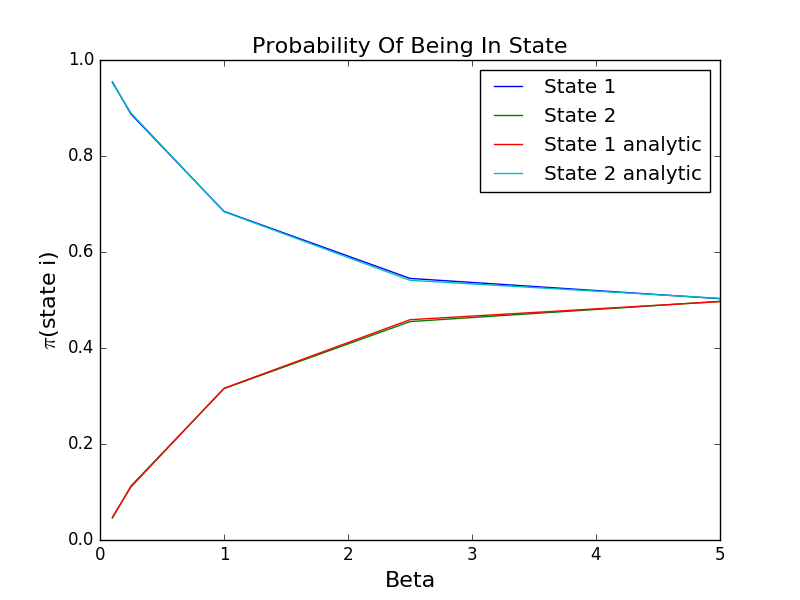

Reproduce this figure in Python.
import math, pylab

import math, random, pylab
import numpy

import math, random, pylab

def z(beta):
    return 1.0 / (1.0 - math.exp(- beta))

def pi_two_bosons(x, beta):
    pi_x_1 = math.sqrt(math.tanh(beta / 2.0)) / math.sqrt(math.pi) *\
             math.exp(-x ** 2 * math.tanh(beta / 2.0))
    pi_x_2 = math.sqrt(math.tanh(beta)) / math.sqrt(math.pi) *\
             math.exp(-x ** 2 * math.tanh(beta))
    weight_1 = z(beta) ** 2 / (z(beta) ** 2 + z(2.0 * beta))
    weight_2 = z(2.0 * beta) / (z(beta) ** 2 + z(2.0 * beta))
    pi_x = pi_x_1 * weight_1 + pi_x_2 * weight_2
    return pi_x

def levy_harmonic_path(k, beta):
    x = [random.gauss(0.0, 1.0 / math.sqrt(2.0 * math.tanh(k * beta / 2.0)))]
    if k == 2:
        Ups1 = 2.0 / math.tanh(beta)
        Ups2 = 2.0 * x[0] / math.sinh(beta)
        x.append(random.gauss(Ups2 / Ups1, 1.0 / math.sqrt(Ups1)))
    return x[:]

def rho_harm_1d(x, xp, beta):
    Upsilon_1 = (x + xp) ** 2 / 4.0 * math.tanh(beta / 2.0)
    Upsilon_2 = (x - xp) ** 2 / 4.0 / math.tanh(beta / 2.0)
    return math.exp(- Upsilon_1 - Upsilon_2)

betas = [.1, .25, 1, 2.5, 5]
nsteps = 5000
inState1s = []
inState2s = []
for beta in betas:
    inState1 = 0
    inState2 = 0
    low = levy_harmonic_path(2, beta)
    high = low[:]
    data = []
    for step in xrange(nsteps):
        # move 1
        if low[0] == high[0]:
            k = random.choice([0, 1])
            low[k] = levy_harmonic_path(1, beta)[0]
            high[k] = low[k]
            inState1+=1
        else:
            low[0], low[1] = levy_harmonic_path(2, beta)
            high[1] = low[0]
            high[0] = low[1]
            inState2+=1
        data += low[:]
        # move 2
        weight_old = (rho_harm_1d(low[0], high[0], beta) *
                    rho_harm_1d(low[1], high[1], beta))
        weight_new = (rho_harm_1d(low[0], high[1], beta) *
                    rho_harm_1d(low[1], high[0], beta))
        if random.uniform(0.0, 1.0) < weight_new / weight_old:
            high[0], high[1] = high[1], high[0]

    inState1s.append(inState1)
    inState2s.append(inState2)

def z(beta):
    return 1.0 / (1.0 - math.exp(- beta))

fract_two_cycles = [z(beta) ** 2 / (z(beta) ** 2 + z(2.0 * beta)) for beta in betas]
fract_one_cycle = [z(2.0 * beta) / (z(beta) ** 2 + z(2.0 * beta)) for beta in betas]

# graphics output

pylab.plot(betas, map(lambda x: float(x)/float(nsteps), inState1s), label='State 1')
pylab.plot(betas, map(lambda x: float(x)/float(nsteps), inState2s), label='State 2')
pylab.plot(betas, fract_one_cycle, label='State 1 analytic')
pylab.plot(betas, fract_two_cycles, label='State 2 analytic')

pylab.xlabel('Beta', fontsize=16)
pylab.ylabel('$\pi$(state i)', fontsize=16)
pylab.title('Probability Of Being In State', fontsize=16)
pylab.legend(loc='upper right')
pylab.savefig('a3.png')
pylab.show()
